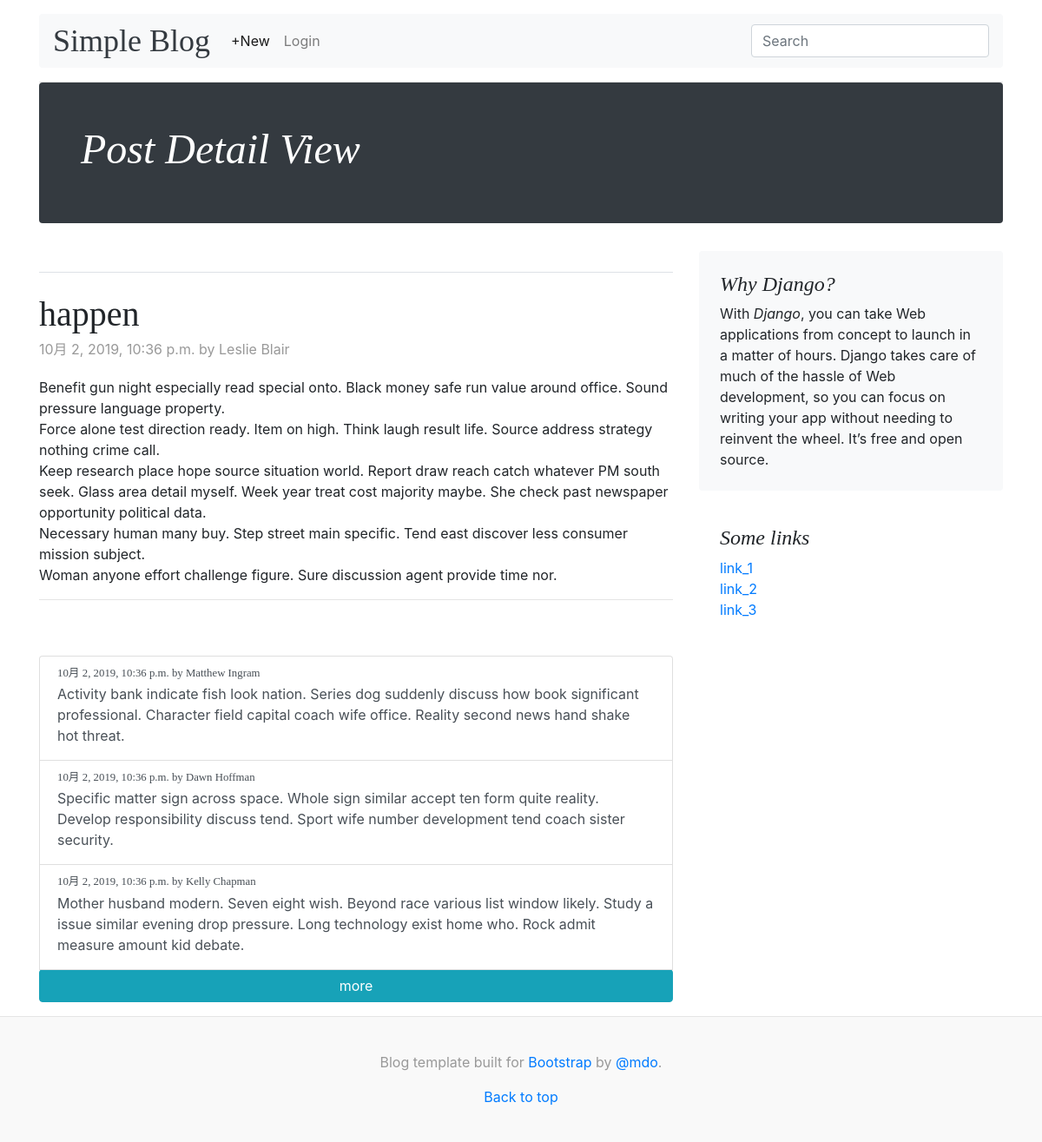
Page /blog/192/ on the committed database.
### blog/models.py (models this page shows, shortened)
class Post(models.Model):
    title       = models.CharField(max_length=225)
    body        = models.TextField()
    create_at   = models.DateTimeField(auto_now_add=True)
    update_at   = models.DateTimeField(auto_now=True)
    author      = models.ForeignKey(get_user_model(), on_delete=models.CASCADE)
    class Meta:
        ordering = ['-create_at']

class Comment(models.Model):
    comment     = models.CharField(max_length=140)
    create_at   = models.DateTimeField(auto_now_add=True)
    update_at   = models.DateTimeField(auto_now=True)
    author      = models.ForeignKey(get_user_model(), on_delete=models.CASCADE)
    post        = models.ForeignKey(Post, on_delete=models.CASCADE)
    class Meta:
        ordering = ['-create_at']
    def __str__(self):
        return self.comment

### blog/views.py (the view, shortened to what this page needs)
# urls.py: path('<int:pk>/', views.PostDetailView.as_view(), name='post_detail'),
class PostDetailView(ModelFormMixin, DetailView):
    model = Post
    form_class = CommentModelForm
    def get_context_data(self, *args, **kwargs):
        context = super().get_context_data(*args, **kwargs)
        comment_list = Comment.objects.filter(post=self.object)
        context['comment_list'] = comment_list
        context['is_user'] = get_user_model().objects.filter(id=self.request.user.id)
        return context

### blog/forms.py
class CommentModelForm(forms.ModelForm):
    class Meta:
        model   = Comment
        fields = ['comment']
    def __init__(self, *args, **kwargs):
        super(CommentModelForm, self).__init__(*args, **kwargs)
        for field in self.fields.values():
            field.widget.attrs['class'] = 'form-control mb-3'

### templates/blog/post_detail.html (shortened to what this page needs)
{% extends 'blog/base.html' %}
{% load static %}
{% block content_title %}Post Detail View{% endblock%}
{% block inner_content %}
  <div class="row">
    <div class="col-md-8 blog-main">
      <h3 class="pb-4 mb-4 font-italic border-bottom">
      </h3>
      <div class="blog-post">
        <h2 class="blog-post-title">{{ post.title }}</h2>
        <p class="blog-post-meta">{{ post.create_at }} by {{ post.author }}</p>
        <p>{{ post.body|linebreaks }}</p>
        <hr>
      </div>
      {% if comment_list %}
      <div id="commentListView">
        <ul class="list-group" id="commentList">
          {% for comment in comment_list %}
          <li class="list-group-item list-group-item-action flex-column align-items-start">
            <div class="d-flex w-100 justify-content-between">
              <h5 class="mb-1 small">{{ comment.create_at }} by {{ comment.author }}</h5>
            </div>
            <p class="mb-1">{{ comment }}</p>
          </li>
          {% endfor %}
        </ul>
        <button class="btn btn-info btn-block" id="moreBtn">more</button>
      </div>
      {% endif %}
    </div>
    <aside class="col-md-4 blog-sidebar">
      <div class="p-4 mb-3 bg-light rounded">
        <h4 class="font-italic">Why Django?</h4>
        <p class="mb-0">With <em>Django</em>, you can take Web applications from concept to launch in a matter of hours. Django takes care of much of the hassle of Web development, so you can focus on writing your app without needing to reinvent the wheel. It’s free and open source.</p>
      </div>
      <div class="p-4">
        <h4 class="font-italic">Some links</h4>
        <ol class="list-unstyled mb-0">
          <li><a href="#">link_1</a></li>
          <li><a href="#">link_2</a></li>
          <li><a href="#">link_3</a></li>
        </ol>
      </div>
    </aside>
  </div>
{% endblock inner_content %}

### static/blog/css/blog.css (style rules this page uses)
body { word-wrap:break-word; }
h1, h2, h3, h4, h5, h6 { font-family: "Playfair Display", Georgia, "Times New Roman", serif; }
.blog-post { margin-bottom: 4rem; }
.blog-post-title { margin-bottom: .25rem; font-size: 2.5rem; }
.blog-post-meta { margin-bottom: 1.25rem; color: #999; }

### rows in the picture
Post: title "happen", create_at "10月 2, 2019, 10:36 p.m.", author "Leslie Blair", body "Benefit gun night especially read special onto. Black money safe run value around office. Sound pressure language property. Force alone test direction ready. Item on high. Think laugh result life. Source address strategy nothing crime call. Keep research place hope source situation world. Report draw reach catch whatever PM south seek. Glass area detail myself. Week year treat cost majority maybe. She check past newspaper opportunity political data. Necessary human many buy. Step street main specific. Tend east discover less consumer mission subject. Woman anyone effort challenge figure. Sure discussion agent provide time nor."
Comment: create_at "10月 2, 2019, 10:36 p.m.", author "Matthew Ingram", comment "Activity bank indicate fish look nation. Series dog suddenly discuss how book significant professional. Character field capital coach wife office. Reality second news hand shake hot threat."
Comment: create_at "10月 2, 2019, 10:36 p.m.", author "Dawn Hoffman", comment "Specific matter sign across space. Whole sign similar accept ten form quite reality. Develop responsibility discuss tend. Sport wife number development tend coach sister security."
Comment: create_at "10月 2, 2019, 10:36 p.m.", author "Kelly Chapman", comment "Mother husband modern. Seven eight wish. Beyond race various list window likely. Study a issue similar evening drop pressure. Long technology exist home who. Rock admit measure amount kid debate."
